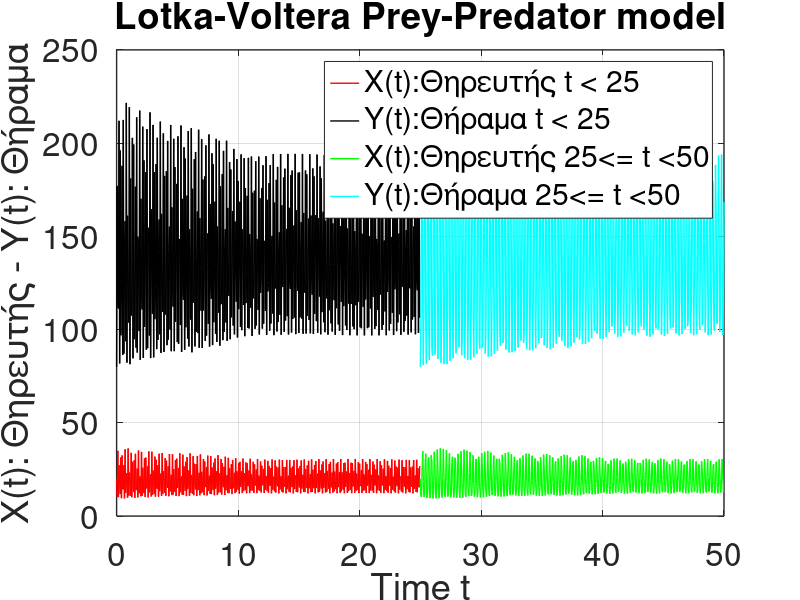
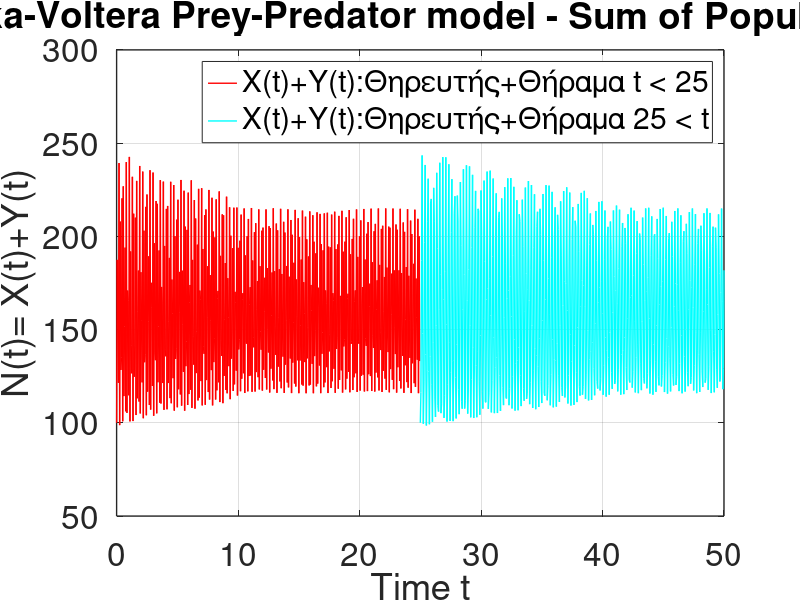
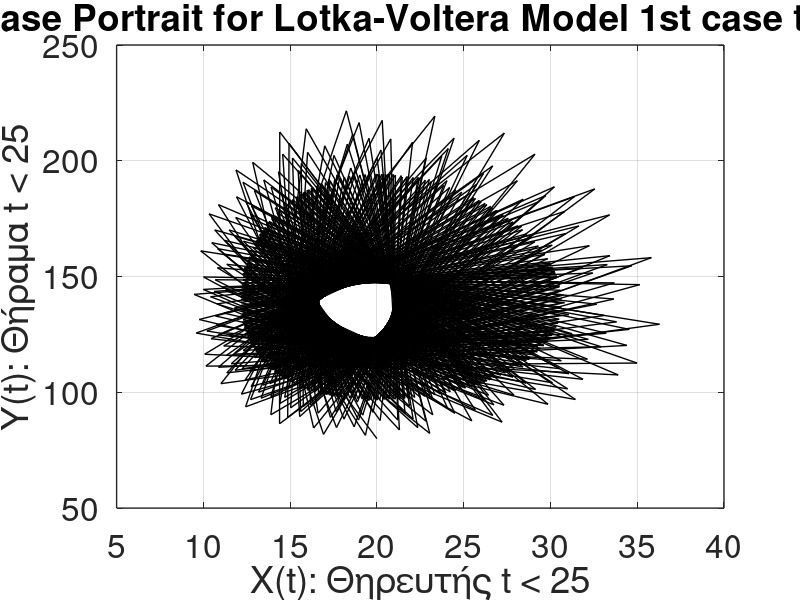
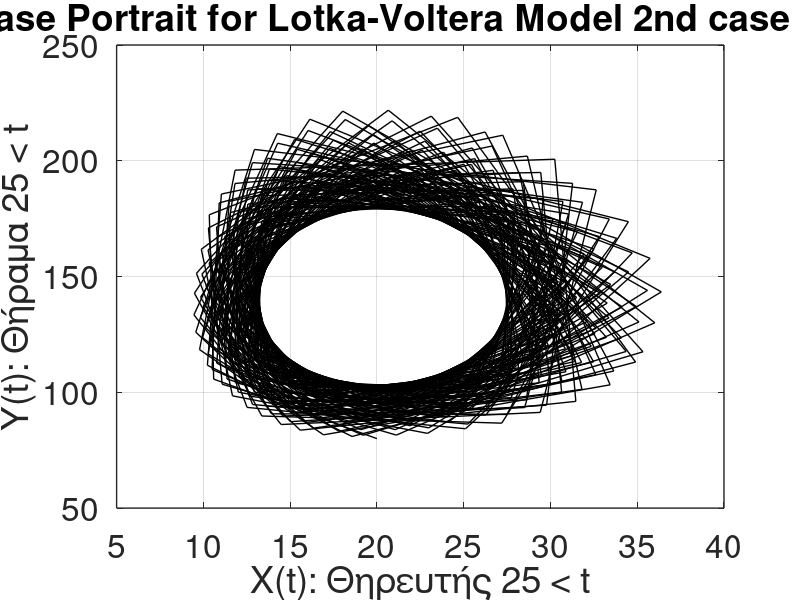

Write MATLAB code to recreate these figures, in order.
% Lotka-Voltera prey-predator model %

%Initial values and params
y01(1) = 20  % Initial predator population
y01(2) = 80  % Initial paey population
 
%y0 = [20, 80];          % initial values of x & y
%Tinterval = 0:0.05:50   % time step of 0.01 in total 201 values

% Time interval
Tinterval = linspace(0, 50, 1001)   % time step of 0.05 in total 1001 values
% instead of using Tinterval we split in two halves: Tinterval=Tinterval1+Tinterval2 
Tinterval1 = linspace(0, 24.95, 500)   % time step of 0.05 in total 500 values
Tinterval2 = linspace(25, 50, 501)   % time step of 0.05 in total 501 values

% we have two set of params declared as a vector of two rows
% first row will be used for t < 25
% second row will be used for 25 <= t < 50
%params = [40 2 0.5 70; 20 1 0.25 35]
params1 = [40 2 0.5 70];
params2 = [20 1 0.25 35]


colors = ['k', 'r']  % predator (X) color black, prey (Y) color red 
colors1 = ['k', 'r']  % predator (X) color black, prey (Y) color red 
colors2 = ['c', 'g']  % predator (X) color black, prey (Y) color red 


% define a function that contains the system of LV odes
function res = LV(t,V, params)
    % Dependent variables V - vector of v1 & v2
    % v1 is the predator population at time t
    % v2 is the prey population at time t 
    v1 = V(1);
    v2 = V(2);
    % selection of param set depends on time
    a = params(1);
    b = params(2);
    c = params(3); 
    d = params(4);
    dxdt = (-d)*v1+c*v1*v2;   % rate of predator population X
    dydt = a*v2 - b*v1*v2     % rate of prey population Y
    % Pack-up result
    res = [dxdt; dydt];
end


%  
% use anonymous function and get the handle
rate1 = @(t,V) LV(t,V, params1);
rate2 = @(t,V) LV(t,V, params2);
   
% solve odes by using ode45 and anonymous function handle
% y01 is the initial value vector
% return a vector of type (t, v) where v = v(1), v(2) at any time t
[T1,V1] = ode45(rate1, Tinterval1, y01);
[T2,V2] = ode45(rate2, Tinterval2, y01); 


figure(1)
lgnd1 = sprintf("%s%s", "X(t):", "Θηρευτής t < 25")
lgnd2 = sprintf("%s%s", "Y(t):", "Θήραμα t < 25")
lgnd3 = sprintf("%s%s", "X(t):", "Θηρευτής 25<= t <50")
lgnd4 = sprintf("%s%s", "Y(t):", "Θήραμα 25<= t <50")

h = plot(T1, V1(:,1), 'r', 'linewidth', 1, 'DisplayName', lgnd1, 
         T1, V1(:,2), 'k', 'linewidth', 1, 'DisplayName', lgnd2,
         T2, V2(:,1), 'g', 'linewidth', 1, 'DisplayName', lgnd3,
         T2, V2(:,2), 'c', 'linewidth', 1, 'DisplayName', lgnd4)   
legend;
% display specifics %
xlabel('Time t')
ylabel('X(t): Θηρευτής - Y(t): Θήραμα')
% set grid on
grid on                                   
% additional display properties  for the first figure concentrations S1(t) & S2(t)
set(gca, 'fontsize', 24, 'linewidth', 1)  
title('Lotka-Voltera Prey-Predator model')


figure(2)
lgnd1 = sprintf("%s%s", "X(t)+Y(t):", "Θηρευτής+Θήραμα t < 25")
lgnd2 = sprintf("%s%s", "X(t)+Υ(t):", "Θηρευτής+Θήραμα 25 < t")

h = plot(T1, V1(:,1)+V1(:,2), 'r', 'linewidth', 1, 'DisplayName', lgnd1, 
         T2, V2(:,1)+V2(:,2), 'c', 'linewidth', 1, 'DisplayName', lgnd2)   
legend;
% display specifics %
xlabel('Time t')
ylabel('N(t)= X(t)+Y(t)')
% set grid on
grid on                                   
% additional display properties  for the first figure concentrations S1(t) & S2(t)
set(gca, 'fontsize', 24, 'linewidth', 1)  
title('Lotka-Voltera Prey-Predator model - Sum of Populations')



figure(3) % First figure for the phase portrait t < 25 
% Phase portait is a plot of X(t)-Θηρευτής vs Y(t)-Θήραμα
h = plot(V1(:,1), V1(:,2), 'k', 'linewidth', 1)   
% display specifics %
xlabel('X(t): Θηρευτής t < 25')
ylabel('Y(t): Θήραμα t < 25')
% set grid on
grid on                                   
% additional display properties
set(gca, 'fontsize', 24, 'linewidth', 1)  
title('Phase Portrait for Lotka-Voltera Model 1st case t < 25')

figure(4) % Second figure for the phase portrait 25 <= t < 50
% Phase portait is a plot of X(t)-Θηρευτής vs Y(t)-Θήραμα
h = plot(V2(:,1), V2(:,2), 'k', 'linewidth', 1)   
% display specifics %
xlabel('X(t): Θηρευτής 25 < t')
ylabel('Y(t): Θήραμα 25 < t')
% set grid on
grid on                                   
% additional display properties
set(gca, 'fontsize', 24, 'linewidth', 1)  
title('Phase Portrait for Lotka-Voltera Model 2nd case t > 25')
